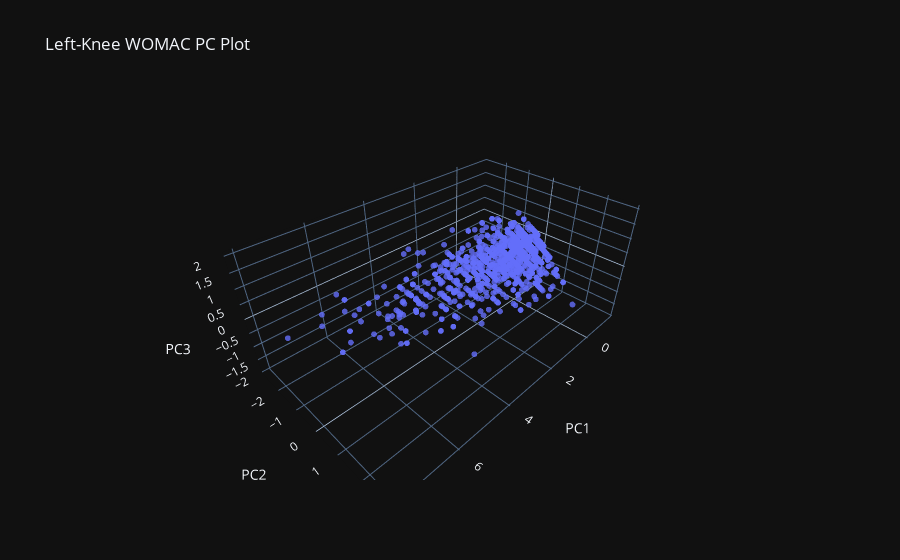

This figure's notebook cell:
### Markdown cell above
## 4.1 WOMAC Variable PCA at 12-Month Follow-Up
At 12-months there are 6 WOMAC variables: left-knee disability, left-knee pain, left-knee stiffness, right-knee disability, right-knee pain, and right-knee stiffness. Each knee scores are grouped together into seperate left and right matrices and ran through PCA.

### Code cell
from scripts.womac.womac_relationships import v01_womac_left_pc_df, v01_womac_left_pc_loadings_df, v01_womac_left_drop_reduced_df, v01_womac_right_pc_df, v01_womac_right_pc_loadings_df, v01_womac_right_drop_reduced_df

left_knee_womac_pc_scatter = plot_pca_3d(v01_womac_left_drop_reduced_df,title='Left-Knee WOMAC PC Plot')
left_knee_womac_pc_scatter.show()

### Figure 1 — Plotly figure (JSON) as saved in the notebook; plotly's stock layout.template omitted (floating-point values rounded to 4 significant figures; data arrays with more than 128 entries replaced by an {"elided": "..."} marker saying what was removed)
{"data": [{"hovertemplate": "PC1=%{x}<br>PC2=%{y}<br>PC3=%{z}<extra></extra>", "legendgroup": "", "marker": {"color": "#636efa", "opacity": 0.8, "symbol": "circle", "size": 2}, "mode": "markers", "name": "", "scene": "scene", "showlegend": false, "x": {"elided": "2304 float values"}, "y": {"elided": "2304 float values"}, "z": {"elided": "2304 float values"}, "type": "scatter3d"}], "layout": {"scene": {"domain": {"x": [0.0, 1.0], "y": [0.0, 1.0]}, "xaxis": {"title": {"text": "PC1"}, "showgrid": true}, "yaxis": {"title": {"text": "PC2"}, "showgrid": true}, "zaxis": {"title": {"text": "PC3"}, "showgrid": true}}, "legend": {"tracegroupgap": 0}, "title": {"text": "Left-Knee WOMAC PC Plot"}}}
